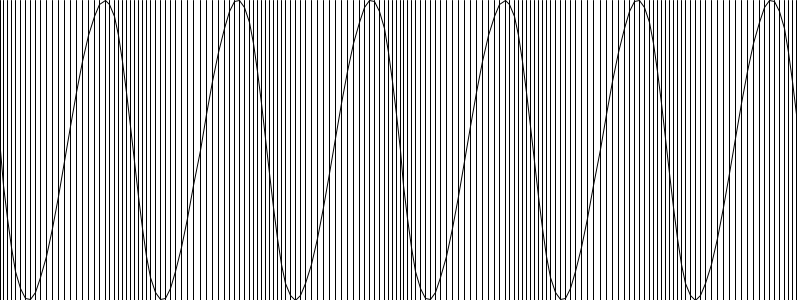
Frame 1 (no input)
Frame 60 (the mouse pressed at the canvas centre just before this capture): identical to frame 1, image omitted
Frame 120 (the mouse held since frame 60 and released just before this capture): identical to frame 1, image omitted

The Processing sketch that drew this single still picture (run headless with seeded random() and noise(); from frame 60 on, the mouse is pressed at the canvas centre):

// Processing sketch: sketch_01_loops_and_trigonometry
// ── sketch_01_loops_and_trigonometry.pde
// Gestalten mit Code - day 03 - beginner lectures

/**
 * Loops
 * Recap: Fill the screen with lines modulated by a sine wave
 *
 */

float lineDistance = 5.0;
float numLines;

void setup() {
  size(800, 300);
  frameRate(60);
  
  noFill();
  
  numLines = width / lineDistance;

}

void draw() {
  
  background(255);
  
  beginShape();
  for (int i=0; i < numLines; i = i + 1) {
    
    float zeroToPI = map(i, 0, numLines, 0, PI * 12);
    float sinFunc = sin(zeroToPI);
    float t = i * lineDistance - (lineDistance * sinFunc);
    
    line(t, 0, t, height);
    vertex(t, map(sinFunc, -1, 1, 0, height));
  }
  endShape();
  
}
